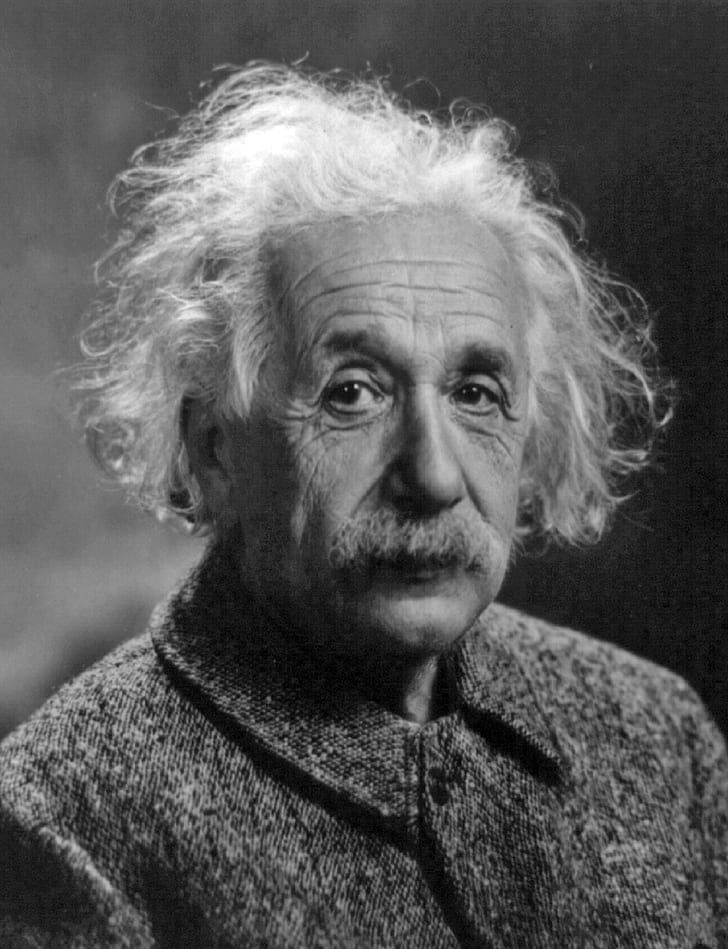
#> input picture Unit 4/albert-einstein_gray.jpg, 728 x 949 px, found by its file name
$ jupyter execute projective_transformations.ipynb
#> lines starting #> are read from the running program, lines starting #| are printed output that depends on the picture
#> further down, I_gray is the input picture: shape (949, 728); min 0, max 255, mean 89.4
[cell 1]
import matplotlib.pyplot as plt
import numpy as np
import cv2
import matplotlib as mpl

[cell 2]
# [9 lines left out: function displayImageInActualSize, not called in this run]

def bilinearInterpolation(r, c, I):

    # Column indexes
    lc = int(c) # left column
    rc = lc+1   # right column

    # Row indexes
    tr = int(r) # top row
    br = tr + 1 # bottom row

    # Weights of horizontal linear indexes
    wr = c - lc
    wl = rc - c

    # Weights of vertical linear indexes
    wt = br - r
    wb = r - tr

    if tr >= 0 and br < I.shape[0] and lc >= 0 and rc < I.shape[1]:
        # Intensity alpha (top row linear)
        a = I[tr, lc] * wl + I[tr, rc] * wr
        # Intensity betha (bottom row linear)
        b = I[br, lc] * wl + I[br, rc] * wr

        # Final intensity (vertical linear)
        f = a * wt + b * wb

        return np.uint8(f)
    else:
        return 0

[cell 3]
# [40 lines left out: functions getExtentsAffine, transformAffine, not called in this run]

[cell 4]
def getExtentsProjective(T, rMax, cMax):
    cords = np.array([[0,0,1], [0, cMax-1, 1], [rMax, 0, 1], [rMax, cMax, 1]])
    A_dash = T.dot(cords.T)
    A_dash = A_dash/A_dash[2,:]

    mins = A_dash.min(axis=1)
    maxs = A_dash.max(axis=1)

    minR = np.int64(np.floor(mins[0]))
    minC = np.int64(np.floor(mins[1]))
    maxR = np.int64(np.ceil(maxs[0]))
    maxC = np.int64(np.ceil(maxs[1]))

    # Define height and width
    H, W = maxR - minR + 1, maxC - minC + 1

    return minR, minC, maxR, maxC, H, W

[cell 5]
def transformProjective(T, I_gray):
    Tinv = np.linalg.inv(T)

    numRows = I_gray.shape[0]
#> numRows = 949
    numCols = I_gray.shape[1]
#> numCols = 728

    minR, minC, maxR, maxC, H, W = getExtentsProjective(T, I_gray.shape[0], I_gray.shape[1])
#> minR = -62; minC = -18; maxR = 547; maxC = 514; H = 610; W = 533

    I2 = np.zeros((H,W), dtype='uint8')

    for new_i in range(minR, maxR):
        for new_j in range(minC, maxC):
            P_dash = np.array([new_i,new_j, 1])
            P = Tinv.dot(P_dash)
            P = P/P[2]
            # Bilinear interpolation
            P = np.int16(np.round(P))
            i, j = P[0], P[1]
            if i < 0 or i >= numRows or j < 0 or j >= numCols:
                pass
            else:
                g = bilinearInterpolation(i,j,I_gray)
                I2[new_i - minR, new_j - minC] = g
#> this loop made 609 passes
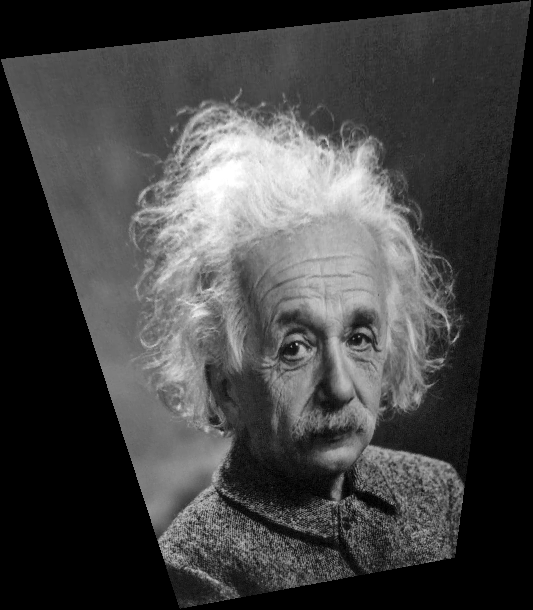
#> I2: shape (610, 533); min 0, max 255, mean 66.9
    return I2

[cell 6]
grayPath = r'D:\Cursos Online\Computer_Vision_in_python\practice\Unit 4\albert-einstein_gray.jpg'

I_gray = cv2.imread(grayPath, cv2.IMREAD_GRAYSCALE)
